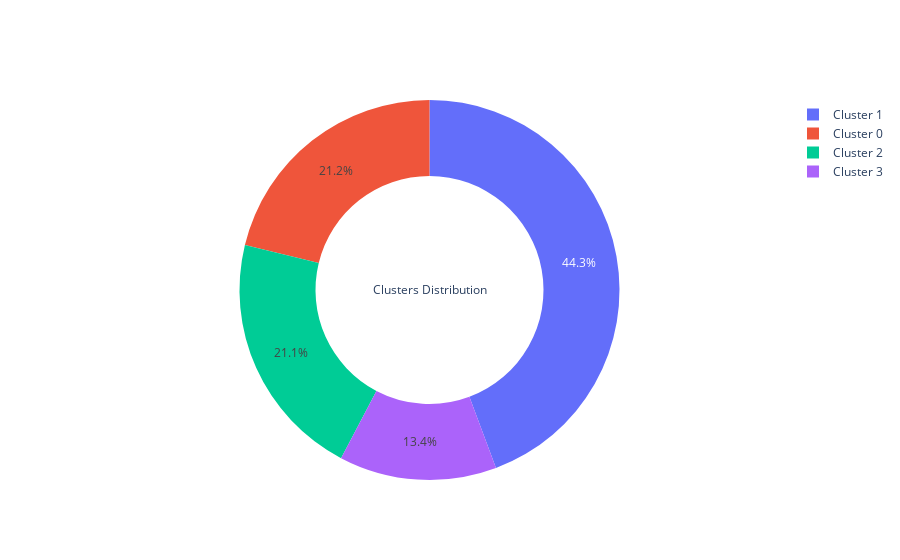

Notebook code cell kept with this figure:
### Code cell
labels = ["Cluster 0", "Cluster 1", "Cluster 2", "Cluster 3"]

cluster0_num = df[df["Clusters"]==0].shape[0]
cluster1_num = df[df["Clusters"]==1].shape[0]
cluster2_num = df[df["Clusters"]==2].shape[0]
cluster3_num = df[df["Clusters"]==3].shape[0]
values = [cluster0_num, cluster1_num, cluster2_num, cluster3_num]

fig = go.Figure(data=[go.Pie(labels=labels, values=values, hole=0.6, title="Clusters Distribution")])
fig.show()

### Figure 1 — Plotly figure (JSON) as saved in the notebook; plotly's stock layout.template omitted (floating-point values rounded to 4 significant figures)
{"data": [{"hole": 0.6, "labels": ["Cluster 0", "Cluster 1", "Cluster 2", "Cluster 3"], "title": {"text": "Clusters Distribution"}, "type": "pie", "values": [473, 989, 471, 299]}], "layout": {}}
